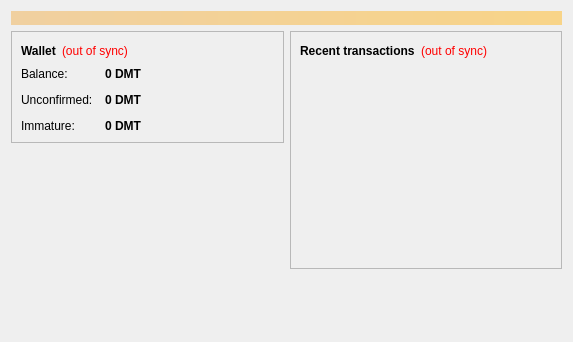
<?xml version="1.0" encoding="UTF-8"?>
<ui version="4.0">
 <class>OverviewPage</class>
 <widget class="QWidget" name="OverviewPage">
  <property name="geometry">
   <rect>
    <x>0</x>
    <y>0</y>
    <width>573</width>
    <height>342</height>
   </rect>
  </property>
  <property name="windowTitle">
   <string>Form</string>
  </property>
  <layout class="QVBoxLayout" name="topLayout">
   <item>
    <widget class="QLabel" name="labelAlerts">
     <property name="visible">
      <bool>false</bool>
     </property>
     <property name="styleSheet">
      <string notr="true">background-color: qlineargradient(x1: 0, y1: 0, x2: 1, y2: 0, stop:0 #F0D0A0, stop:1 #F8D488); color:#000000;</string>
     </property>
     <property name="wordWrap">
      <bool>true</bool>
     </property>
     <property name="margin">
      <number>3</number>
     </property>
    </widget>
   </item>
   <item>
    <layout class="QHBoxLayout" name="horizontalLayout" stretch="1,1">
     <item>
      <layout class="QVBoxLayout" name="verticalLayout_2">
       <item>
        <widget class="QFrame" name="frame">
         <property name="frameShape">
          <enum>QFrame::StyledPanel</enum>
         </property>
         <property name="frameShadow">
          <enum>QFrame::Raised</enum>
         </property>
         <layout class="QVBoxLayout" name="verticalLayout_4">
          <item>
           <layout class="QHBoxLayout" name="horizontalLayout_4">
            <item>
             <widget class="QLabel" name="label_5">
              <property name="font">
               <font>
                <weight>75</weight>
                <bold>true</bold>
               </font>
              </property>
              <property name="text">
               <string>Wallet</string>
              </property>
             </widget>
            </item>
            <item>
             <widget class="QLabel" name="labelWalletStatus">
              <property name="toolTip">
               <string>The displayed information may be out of date. Your wallet automatically synchronizes with the Diamint network after a connection is established, but this process has not completed yet.</string>
              </property>
              <property name="styleSheet">
               <string notr="true">QLabel { color: red; }</string>
              </property>
              <property name="text">
               <string notr="true">(out of sync)</string>
              </property>
              <property name="alignment">
               <set>Qt::AlignLeading|Qt::AlignLeft|Qt::AlignVCenter</set>
              </property>
             </widget>
            </item>
            <item>
             <spacer name="horizontalSpacer_2">
              <property name="orientation">
               <enum>Qt::Horizontal</enum>
              </property>
              <property name="sizeHint" stdset="0">
               <size>
                <width>40</width>
                <height>20</height>
               </size>
              </property>
             </spacer>
            </item>
           </layout>
          </item>
          <item>
           <layout class="QFormLayout" name="formLayout_2">
            <property name="fieldGrowthPolicy">
             <enum>QFormLayout::AllNonFixedFieldsGrow</enum>
            </property>
            <property name="horizontalSpacing">
             <number>12</number>
            </property>
            <property name="verticalSpacing">
             <number>12</number>
            </property>
            <item row="0" column="0">
             <widget class="QLabel" name="label">
              <property name="text">
               <string>Balance:</string>
              </property>
             </widget>
            </item>
            <item row="0" column="1">
             <widget class="QLabel" name="labelBalance">
              <property name="font">
               <font>
                <weight>75</weight>
                <bold>true</bold>
               </font>
              </property>
              <property name="cursor">
               <cursorShape>IBeamCursor</cursorShape>
              </property>
              <property name="toolTip">
               <string>Your current balance</string>
              </property>
              <property name="text">
               <string notr="true">0 DMT</string>
              </property>
              <property name="textInteractionFlags">
               <set>Qt::LinksAccessibleByMouse|Qt::TextSelectableByKeyboard|Qt::TextSelectableByMouse</set>
              </property>
             </widget>
            </item>
            <item row="1" column="0">
             <widget class="QLabel" name="label_3">
              <property name="text">
               <string>Unconfirmed:</string>
              </property>
             </widget>
            </item>
            <item row="1" column="1">
             <widget class="QLabel" name="labelUnconfirmed">
              <property name="font">
               <font>
                <weight>75</weight>
                <bold>true</bold>
               </font>
              </property>
              <property name="cursor">
               <cursorShape>IBeamCursor</cursorShape>
              </property>
              <property name="toolTip">
               <string>Total of transactions that have yet to be confirmed, and do not yet count toward the current balance</string>
              </property>
              <property name="text">
               <string notr="true">0 DMT</string>
              </property>
              <property name="textInteractionFlags">
               <set>Qt::LinksAccessibleByMouse|Qt::TextSelectableByKeyboard|Qt::TextSelectableByMouse</set>
              </property>
             </widget>
            </item>
            <item row="2" column="0">
             <widget class="QLabel" name="labelImmatureText">
              <property name="text">
               <string>Immature:</string>
              </property>
             </widget>
            </item>
            <item row="2" column="1">
             <widget class="QLabel" name="labelImmature">
              <property name="font">
               <font>
                <weight>75</weight>
                <bold>true</bold>
               </font>
              </property>
              <property name="toolTip">
               <string>Mined balance that has not yet matured</string>
              </property>
              <property name="text">
               <string notr="true">0 DMT</string>
              </property>
              <property name="textInteractionFlags">
               <set>Qt::LinksAccessibleByMouse|Qt::TextSelectableByKeyboard|Qt::TextSelectableByMouse</set>
              </property>
             </widget>
            </item>
           </layout>
          </item>
         </layout>
        </widget>
       </item>
       <item>
        <spacer name="verticalSpacer">
         <property name="orientation">
          <enum>Qt::Vertical</enum>
         </property>
         <property name="sizeHint" stdset="0">
          <size>
           <width>20</width>
           <height>40</height>
          </size>
         </property>
        </spacer>
       </item>
      </layout>
     </item>
     <item>
      <layout class="QVBoxLayout" name="verticalLayout_3">
       <item>
        <widget class="QFrame" name="frame_2">
         <property name="frameShape">
          <enum>QFrame::StyledPanel</enum>
         </property>
         <property name="frameShadow">
          <enum>QFrame::Raised</enum>
         </property>
         <layout class="QVBoxLayout" name="verticalLayout">
          <item>
           <layout class="QHBoxLayout" name="horizontalLayout_2">
            <item>
             <widget class="QLabel" name="label_4">
              <property name="text">
               <string>&lt;b&gt;Recent transactions&lt;/b&gt;</string>
              </property>
             </widget>
            </item>
            <item>
             <widget class="QLabel" name="labelTransactionsStatus">
              <property name="toolTip">
               <string>The displayed information may be out of date. Your wallet automatically synchronizes with the Diamint network after a connection is established, but this process has not completed yet.</string>
              </property>
              <property name="styleSheet">
               <string notr="true">QLabel { color: red; }</string>
              </property>
              <property name="text">
               <string notr="true">(out of sync)</string>
              </property>
              <property name="alignment">
               <set>Qt::AlignRight|Qt::AlignTrailing|Qt::AlignVCenter</set>
              </property>
             </widget>
            </item>
            <item>
             <spacer name="horizontalSpacer">
              <property name="orientation">
               <enum>Qt::Horizontal</enum>
              </property>
              <property name="sizeHint" stdset="0">
               <size>
                <width>40</width>
                <height>20</height>
               </size>
              </property>
             </spacer>
            </item>
           </layout>
          </item>
          <item>
           <widget class="QListView" name="listTransactions">
            <property name="styleSheet">
             <string notr="true">QListView { background: transparent; }</string>
            </property>
            <property name="frameShape">
             <enum>QFrame::NoFrame</enum>
            </property>
            <property name="verticalScrollBarPolicy">
             <enum>Qt::ScrollBarAlwaysOff</enum>
            </property>
            <property name="horizontalScrollBarPolicy">
             <enum>Qt::ScrollBarAlwaysOff</enum>
            </property>
            <property name="selectionMode">
             <enum>QAbstractItemView::NoSelection</enum>
            </property>
           </widget>
          </item>
         </layout>
        </widget>
       </item>
       <item>
        <spacer name="verticalSpacer_2">
         <property name="orientation">
          <enum>Qt::Vertical</enum>
         </property>
         <property name="sizeHint" stdset="0">
          <size>
           <width>20</width>
           <height>40</height>
          </size>
         </property>
        </spacer>
       </item>
      </layout>
     </item>
    </layout>
   </item>
  </layout>
 </widget>
 <resources/>
 <connections/>
</ui>
